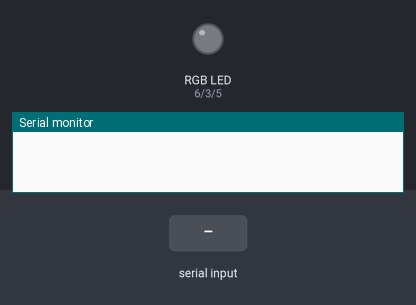
Bench run of a sketch on a simulated Arduino Uno, built with avr-gcc and run on an emulated ATmega328P. On the bench: an RGB LED mixed from three pins (HIGH = lit), the last lines printed to the serial monitor. The test bench sets the inputs (shaded band). Dim RGB values are drawn brighter than linear.

Above: at 1.2 s.
1.3 s: "R90\n" received over Serial
At 2.5 s:
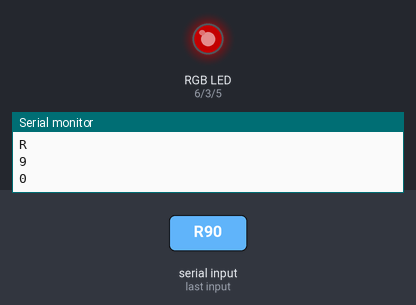
2.8 s: "G90\n" received over Serial
At 3.8 s:
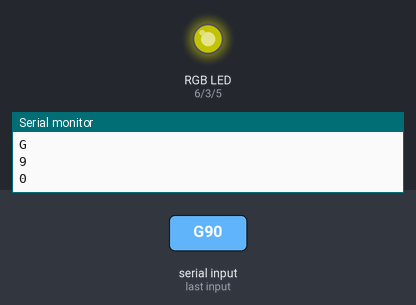
4.3 s: "R,45\n" received over Serial
At 4.9 s:
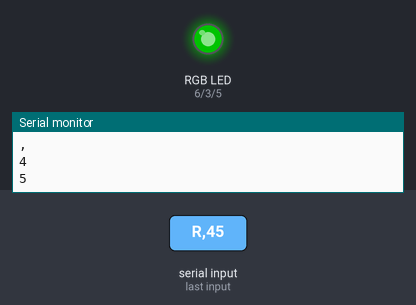
5.8 s: "B90\n" received over Serial
At 6.1 s:
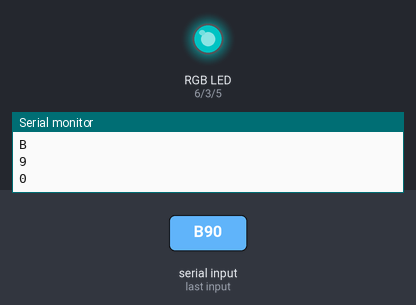
7.3 s: "G,45\n" received over Serial
At 8.4 s:
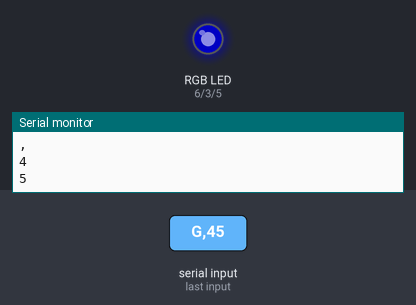
8.8 s: "R90\n" received over Serial
At 9.6 s:
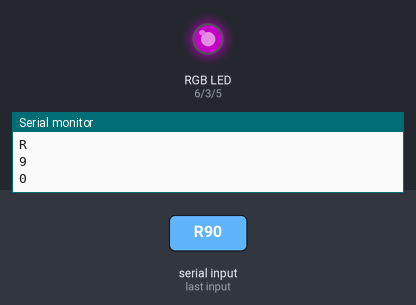
Timing chart, 0 to 11.3 s (numbered marks = the images above; inputs shaded):
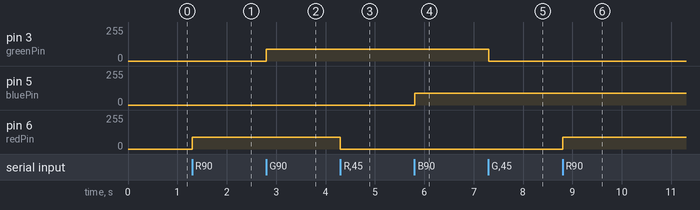

Measured:
- after the input at 1.3 s, pin 6 (redPin): 0/255 → 90/255 at once
- after the input at 2.8 s, pin 3 (greenPin): 0/255 → 90/255 at once
- after the input at 4.3 s, pin 6 (redPin): 90/255 → 0/255 at once
- after the input at 5.8 s, pin 5 (bluePin): 0/255 → 90/255 at once
- after the input at 7.3 s, pin 3 (greenPin): 90/255 → 0/255 at once
- after the input at 8.8 s, pin 6 (redPin): 0/255 → 90/255 at once

The sketch:

RGB2.ino
```cpp
#define max_char 12
char message[max_char];    // stores you message
char r_char;               // reads each character
byte index = 0;            // defines the position into your array
int i;

int redPin = 6;     // Red RGB pin -> D11
int greenPin = 3;   // Green RGB pin -> D10
int bluePin = 5;     // Blue RGB pin -> D9

int redValue = 0;     // Red RGB pin -> D11
int greenValue = 0;   // Green RGB pin -> D10
int blueValue = 0;     // Blue RGB pin -> D9

String redTempValue="0";     // Red RGB pin -> D11
String greenTempValue="0";   // Green RGB pin -> D10
String blueTempValue="0";     // Blue RGB pin -> D9

int flag = 0;
char currentColor;

void setup() {
  pinMode(redPin,OUTPUT);
  pinMode(bluePin,OUTPUT);
  pinMode(greenPin, OUTPUT);
  // initialize serial communication at 9600 bits per second:
  Serial.begin(9600);
}

void loop() {
  //while is reading the message
  while(Serial.available() > 0){
    flag = 0;
    //the message can have up to 12 characters
    if(index < (max_char-1)){
      r_char = Serial.read();      // Reads a character
      message[index] = r_char;     // Stores the character in message array
      if(r_char=='R'){
         currentColor = 'R';
         redTempValue = "";
      }
      else if(r_char=='G'){
         currentColor = 'G';
         greenTempValue = "";
      }
      else if(r_char=='B'){
         currentColor = 'B';
         blueTempValue = "";
      }
      if(currentColor == 'R' && r_char!='R'){
         redTempValue += r_char;
      }
      else if(currentColor == 'G' && r_char!='G'){
         greenTempValue += r_char;
      }
      else if(currentColor == 'B' && r_char!='B'){
         blueTempValue += r_char;
      }
      index++;                     // Increment position
      message[index] = '\0';       // Delete the last position
   }

 }

 if(flag == 0){
   analogWrite(redPin, redTempValue.toInt());
   analogWrite(greenPin, greenTempValue.toInt());
   analogWrite(bluePin, blueTempValue.toInt());

   Serial.println(message);
   flag=1;
       for(i=0; i<12; i++){
      message[i] = '\0';
    }
    //resests the index
    index=0;
 }

}
```
